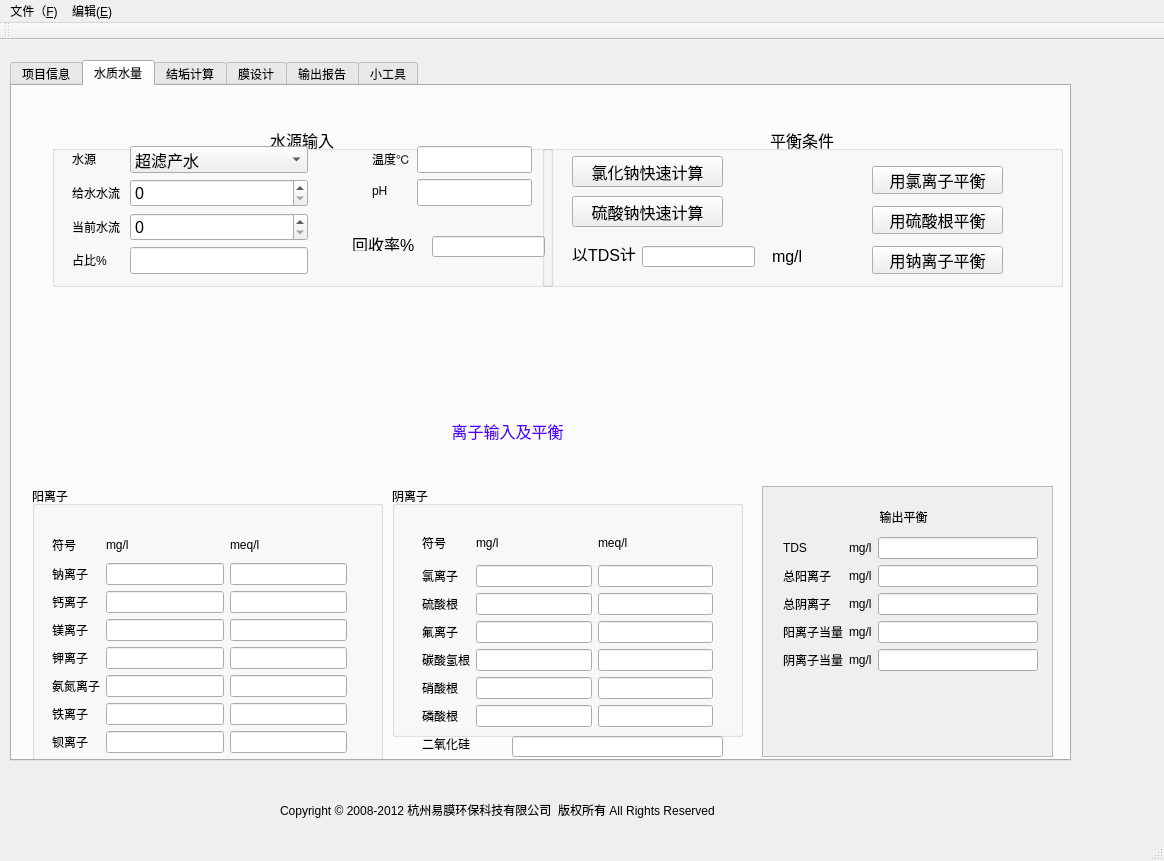
<?xml version="1.0" encoding="UTF-8"?>
<ui version="4.0">
 <class>MainWindow</class>
 <widget class="QMainWindow" name="MainWindow">
  <property name="geometry">
   <rect>
    <x>0</x>
    <y>0</y>
    <width>1164</width>
    <height>861</height>
   </rect>
  </property>
  <property name="windowTitle">
   <string>MainWindow</string>
  </property>
  <widget class="QWidget" name="centralwidget">
   <widget class="QTabWidget" name="tabWidget">
    <property name="geometry">
     <rect>
      <x>10</x>
      <y>20</y>
      <width>1061</width>
      <height>701</height>
     </rect>
    </property>
    <property name="currentIndex">
     <number>1</number>
    </property>
    <widget class="QWidget" name="tab">
     <attribute name="title">
      <string>项目信息</string>
     </attribute>
     <widget class="QLabel" name="label_44">
      <property name="geometry">
       <rect>
        <x>30</x>
        <y>530</y>
        <width>281</width>
        <height>141</height>
       </rect>
      </property>
      <property name="text">
       <string/>
      </property>
      <property name="pixmap">
       <pixmap resource="image.qrc">:/aaa/resource/logo.jpg</pixmap>
      </property>
     </widget>
     <widget class="QLineEdit" name="lineEdit_49">
      <property name="geometry">
       <rect>
        <x>370</x>
        <y>70</y>
        <width>441</width>
        <height>21</height>
       </rect>
      </property>
     </widget>
     <widget class="QLabel" name="label_45">
      <property name="geometry">
       <rect>
        <x>290</x>
        <y>70</y>
        <width>72</width>
        <height>15</height>
       </rect>
      </property>
      <property name="text">
       <string>项目名称</string>
      </property>
     </widget>
     <widget class="QTextEdit" name="textEdit">
      <property name="geometry">
       <rect>
        <x>380</x>
        <y>130</y>
        <width>431</width>
        <height>87</height>
       </rect>
      </property>
     </widget>
     <widget class="QLabel" name="label_46">
      <property name="geometry">
       <rect>
        <x>290</x>
        <y>160</y>
        <width>72</width>
        <height>15</height>
       </rect>
      </property>
      <property name="text">
       <string>描述</string>
      </property>
     </widget>
     <widget class="QDateEdit" name="dateEdit">
      <property name="geometry">
       <rect>
        <x>830</x>
        <y>610</y>
        <width>191</width>
        <height>22</height>
       </rect>
      </property>
      <property name="date">
       <date>
        <year>2019</year>
        <month>6</month>
        <day>13</day>
       </date>
      </property>
     </widget>
     <widget class="QLabel" name="label_47">
      <property name="geometry">
       <rect>
        <x>750</x>
        <y>610</y>
        <width>72</width>
        <height>15</height>
       </rect>
      </property>
      <property name="text">
       <string>日期</string>
      </property>
     </widget>
    </widget>
    <widget class="QWidget" name="tab_3">
     <attribute name="title">
      <string>水质水量</string>
     </attribute>
     <widget class="QGroupBox" name="groupBox">
      <property name="geometry">
       <rect>
        <x>40</x>
        <y>40</y>
        <width>501</width>
        <height>161</height>
       </rect>
      </property>
      <property name="font">
       <font>
        <pointsize>12</pointsize>
       </font>
      </property>
      <property name="title">
       <string>水源输入</string>
      </property>
      <property name="alignment">
       <set>Qt::AlignCenter</set>
      </property>
      <widget class="QWidget" name="formLayoutWidget">
       <property name="geometry">
        <rect>
         <x>20</x>
         <y>20</y>
         <width>236</width>
         <height>130</height>
        </rect>
       </property>
       <layout class="QFormLayout" name="formLayout">
        <item row="0" column="0">
         <widget class="QLabel" name="label_31">
          <property name="text">
           <string>&lt;html&gt;&lt;head/&gt;&lt;body&gt;&lt;p&gt;&lt;span style=&quot; font-size:9pt;&quot;&gt;水源&lt;/span&gt;&lt;/p&gt;&lt;/body&gt;&lt;/html&gt;</string>
          </property>
         </widget>
        </item>
        <item row="0" column="1">
         <widget class="QComboBox" name="comboBox">
          <item>
           <property name="text">
            <string>超滤产水</string>
           </property>
          </item>
          <item>
           <property name="text">
            <string>RO产水</string>
           </property>
          </item>
          <item>
           <property name="text">
            <string>地表水</string>
           </property>
          </item>
          <item>
           <property name="text">
            <string>砂滤微滤产水</string>
           </property>
          </item>
          <item>
           <property name="text">
            <string>海水</string>
           </property>
          </item>
          <item>
           <property name="text">
            <string>生化沉淀出水</string>
           </property>
          </item>
         </widget>
        </item>
        <item row="1" column="0">
         <widget class="QLabel" name="label_32">
          <property name="text">
           <string>&lt;html&gt;&lt;head/&gt;&lt;body&gt;&lt;p&gt;&lt;span style=&quot; font-size:9pt;&quot;&gt;给水水流 &lt;/span&gt;&lt;/p&gt;&lt;/body&gt;&lt;/html&gt;</string>
          </property>
         </widget>
        </item>
        <item row="1" column="1">
         <widget class="QSpinBox" name="spinBox"/>
        </item>
        <item row="2" column="0">
         <widget class="QLabel" name="label_33">
          <property name="text">
           <string>&lt;html&gt;&lt;head/&gt;&lt;body&gt;&lt;p&gt;&lt;span style=&quot; font-size:9pt;&quot;&gt;当前水流 &lt;/span&gt;&lt;/p&gt;&lt;/body&gt;&lt;/html&gt;</string>
          </property>
         </widget>
        </item>
        <item row="2" column="1">
         <widget class="QSpinBox" name="spinBox_2"/>
        </item>
        <item row="3" column="0">
         <widget class="QLabel" name="label_34">
          <property name="text">
           <string>&lt;html&gt;&lt;head/&gt;&lt;body&gt;&lt;p&gt;&lt;span style=&quot; font-size:9pt;&quot;&gt;占比%         &lt;/span&gt;&lt;/p&gt;&lt;/body&gt;&lt;/html&gt;</string>
          </property>
         </widget>
        </item>
        <item row="3" column="1">
         <widget class="QLineEdit" name="lineEdit_39"/>
        </item>
       </layout>
      </widget>
      <widget class="QWidget" name="formLayoutWidget_3">
       <property name="geometry">
        <rect>
         <x>320</x>
         <y>20</y>
         <width>160</width>
         <height>63</height>
        </rect>
       </property>
       <layout class="QFormLayout" name="formLayout_3">
        <item row="0" column="0">
         <widget class="QLabel" name="label_38">
          <property name="text">
           <string>&lt;html&gt;&lt;head/&gt;&lt;body&gt;&lt;p&gt;&lt;span style=&quot; font-size:9pt;&quot;&gt;温度℃&lt;/span&gt;&lt;/p&gt;&lt;/body&gt;&lt;/html&gt;</string>
          </property>
         </widget>
        </item>
        <item row="0" column="1">
         <widget class="QLineEdit" name="lineEdit_44"/>
        </item>
        <item row="1" column="0">
         <widget class="QLabel" name="label_39">
          <property name="text">
           <string>&lt;html&gt;&lt;head/&gt;&lt;body&gt;&lt;p&gt;&lt;span style=&quot; font-size:9pt;&quot;&gt;pH&lt;/span&gt;&lt;/p&gt;&lt;/body&gt;&lt;/html&gt;</string>
          </property>
         </widget>
        </item>
        <item row="1" column="1">
         <widget class="QLineEdit" name="lineEdit_45"/>
        </item>
       </layout>
      </widget>
      <widget class="QLabel" name="label_16">
       <property name="geometry">
        <rect>
         <x>300</x>
         <y>110</y>
         <width>72</width>
         <height>15</height>
        </rect>
       </property>
       <property name="text">
        <string>回收率%</string>
       </property>
      </widget>
      <widget class="QLineEdit" name="lineEdit_8">
       <property name="geometry">
        <rect>
         <x>380</x>
         <y>110</y>
         <width>113</width>
         <height>21</height>
        </rect>
       </property>
      </widget>
     </widget>
     <widget class="QGroupBox" name="groupBox_2">
      <property name="geometry">
       <rect>
        <x>530</x>
        <y>40</y>
        <width>521</width>
        <height>161</height>
       </rect>
      </property>
      <property name="font">
       <font>
        <pointsize>12</pointsize>
       </font>
      </property>
      <property name="title">
       <string>平衡条件</string>
      </property>
      <property name="alignment">
       <set>Qt::AlignCenter</set>
      </property>
      <widget class="QPushButton" name="pushButton">
       <property name="geometry">
        <rect>
         <x>330</x>
         <y>40</y>
         <width>131</width>
         <height>28</height>
        </rect>
       </property>
       <property name="text">
        <string>用氯离子平衡</string>
       </property>
      </widget>
      <widget class="QPushButton" name="pushButton_2">
       <property name="geometry">
        <rect>
         <x>330</x>
         <y>80</y>
         <width>131</width>
         <height>28</height>
        </rect>
       </property>
       <property name="text">
        <string>用硫酸根平衡</string>
       </property>
      </widget>
      <widget class="QLabel" name="label_40">
       <property name="geometry">
        <rect>
         <x>30</x>
         <y>120</y>
         <width>72</width>
         <height>15</height>
        </rect>
       </property>
       <property name="text">
        <string>以TDS计</string>
       </property>
      </widget>
      <widget class="QLineEdit" name="lineEdit_43">
       <property name="geometry">
        <rect>
         <x>100</x>
         <y>120</y>
         <width>113</width>
         <height>21</height>
        </rect>
       </property>
      </widget>
      <widget class="QPushButton" name="pushButton_5">
       <property name="geometry">
        <rect>
         <x>30</x>
         <y>30</y>
         <width>151</width>
         <height>31</height>
        </rect>
       </property>
       <property name="text">
        <string>氯化钠快速计算</string>
       </property>
      </widget>
      <widget class="QPushButton" name="pushButton_6">
       <property name="geometry">
        <rect>
         <x>30</x>
         <y>70</y>
         <width>151</width>
         <height>31</height>
        </rect>
       </property>
       <property name="text">
        <string>硫酸钠快速计算</string>
       </property>
      </widget>
      <widget class="QPushButton" name="pushButton_8">
       <property name="geometry">
        <rect>
         <x>330</x>
         <y>120</y>
         <width>131</width>
         <height>28</height>
        </rect>
       </property>
       <property name="text">
        <string>用钠离子平衡</string>
       </property>
      </widget>
      <widget class="QLabel" name="label_13">
       <property name="geometry">
        <rect>
         <x>230</x>
         <y>120</y>
         <width>51</width>
         <height>20</height>
        </rect>
       </property>
       <property name="text">
        <string>mg/l</string>
       </property>
      </widget>
     </widget>
     <widget class="QGroupBox" name="groupBox_5">
      <property name="geometry">
       <rect>
        <x>380</x>
        <y>400</y>
        <width>351</width>
        <height>251</height>
       </rect>
      </property>
      <property name="title">
       <string>阴离子</string>
      </property>
      <widget class="QWidget" name="gridLayoutWidget">
       <property name="geometry">
        <rect>
         <x>30</x>
         <y>40</y>
         <width>291</width>
         <height>201</height>
        </rect>
       </property>
       <layout class="QGridLayout" name="gridLayout">
        <item row="0" column="0">
         <widget class="QLabel" name="label_3">
          <property name="text">
           <string>符号</string>
          </property>
         </widget>
        </item>
        <item row="3" column="0">
         <widget class="QLabel" name="label_6">
          <property name="text">
           <string>氟离子</string>
          </property>
         </widget>
        </item>
        <item row="1" column="0">
         <widget class="QLabel" name="label_4">
          <property name="text">
           <string>氯离子</string>
          </property>
         </widget>
        </item>
        <item row="2" column="0">
         <widget class="QLabel" name="label_5">
          <property name="text">
           <string>硫酸根</string>
          </property>
         </widget>
        </item>
        <item row="5" column="0">
         <widget class="QLabel" name="label_8">
          <property name="text">
           <string>硝酸根</string>
          </property>
         </widget>
        </item>
        <item row="4" column="0">
         <widget class="QLabel" name="label_7">
          <property name="text">
           <string>碳酸氢根</string>
          </property>
         </widget>
        </item>
        <item row="6" column="0">
         <widget class="QLabel" name="label_9">
          <property name="text">
           <string>磷酸根</string>
          </property>
         </widget>
        </item>
        <item row="5" column="2">
         <widget class="QLineEdit" name="lineEdit_13"/>
        </item>
        <item row="3" column="1">
         <widget class="QLineEdit" name="lineEdit_4"/>
        </item>
        <item row="2" column="1">
         <widget class="QLineEdit" name="lineEdit_3"/>
        </item>
        <item row="6" column="1">
         <widget class="QLineEdit" name="lineEdit_7"/>
        </item>
        <item row="4" column="1">
         <widget class="QLineEdit" name="lineEdit_5"/>
        </item>
        <item row="1" column="1">
         <widget class="QLineEdit" name="lineEdit_2"/>
        </item>
        <item row="5" column="1">
         <widget class="QLineEdit" name="lineEdit_6"/>
        </item>
        <item row="6" column="2">
         <widget class="QLineEdit" name="lineEdit_14"/>
        </item>
        <item row="3" column="2">
         <widget class="QLineEdit" name="lineEdit_11"/>
        </item>
        <item row="1" column="2">
         <widget class="QLineEdit" name="lineEdit_9"/>
        </item>
        <item row="2" column="2">
         <widget class="QLineEdit" name="lineEdit_10"/>
        </item>
        <item row="4" column="2">
         <widget class="QLineEdit" name="lineEdit_12"/>
        </item>
        <item row="0" column="1">
         <widget class="QLabel" name="label_10">
          <property name="text">
           <string>mg/l</string>
          </property>
         </widget>
        </item>
        <item row="0" column="2">
         <widget class="QLabel" name="label_11">
          <property name="text">
           <string>meq/l</string>
          </property>
         </widget>
        </item>
       </layout>
      </widget>
     </widget>
     <widget class="QGroupBox" name="groupBox_6">
      <property name="geometry">
       <rect>
        <x>20</x>
        <y>400</y>
        <width>351</width>
        <height>281</height>
       </rect>
      </property>
      <property name="title">
       <string>阳离子</string>
      </property>
      <widget class="QWidget" name="gridLayoutWidget_3">
       <property name="geometry">
        <rect>
         <x>20</x>
         <y>46</y>
         <width>295</width>
         <height>221</height>
        </rect>
       </property>
       <layout class="QGridLayout" name="gridLayout_3">
        <item row="7" column="1">
         <widget class="QLineEdit" name="lineEdit"/>
        </item>
        <item row="1" column="0">
         <widget class="QLabel" name="label_23">
          <property name="text">
           <string>钠离子</string>
          </property>
         </widget>
        </item>
        <item row="3" column="1">
         <widget class="QLineEdit" name="lineEdit_27"/>
        </item>
        <item row="6" column="2">
         <widget class="QLineEdit" name="lineEdit_33"/>
        </item>
        <item row="3" column="2">
         <widget class="QLineEdit" name="lineEdit_34"/>
        </item>
        <item row="5" column="1">
         <widget class="QLineEdit" name="lineEdit_32"/>
        </item>
        <item row="2" column="1">
         <widget class="QLineEdit" name="lineEdit_28"/>
        </item>
        <item row="0" column="0">
         <widget class="QLabel" name="label_21">
          <property name="text">
           <string>符号</string>
          </property>
         </widget>
        </item>
        <item row="3" column="0">
         <widget class="QLabel" name="label_22">
          <property name="text">
           <string>镁离子</string>
          </property>
         </widget>
        </item>
        <item row="4" column="0">
         <widget class="QLabel" name="label_26">
          <property name="text">
           <string>钾离子</string>
          </property>
         </widget>
        </item>
        <item row="6" column="1">
         <widget class="QLineEdit" name="lineEdit_29"/>
        </item>
        <item row="6" column="0">
         <widget class="QLabel" name="label_27">
          <property name="text">
           <string>铁离子</string>
          </property>
         </widget>
        </item>
        <item row="5" column="0">
         <widget class="QLabel" name="label_25">
          <property name="text">
           <string>氨氮离子</string>
          </property>
         </widget>
        </item>
        <item row="5" column="2">
         <widget class="QLineEdit" name="lineEdit_26"/>
        </item>
        <item row="4" column="1">
         <widget class="QLineEdit" name="lineEdit_30"/>
        </item>
        <item row="2" column="0">
         <widget class="QLabel" name="label_24">
          <property name="text">
           <string>钙离子</string>
          </property>
         </widget>
        </item>
        <item row="1" column="1">
         <widget class="QLineEdit" name="lineEdit_31"/>
        </item>
        <item row="2" column="2">
         <widget class="QLineEdit" name="lineEdit_36"/>
        </item>
        <item row="0" column="1">
         <widget class="QLabel" name="label_28">
          <property name="text">
           <string>mg/l</string>
          </property>
         </widget>
        </item>
        <item row="1" column="2">
         <widget class="QLineEdit" name="lineEdit_35"/>
        </item>
        <item row="4" column="2">
         <widget class="QLineEdit" name="lineEdit_37"/>
        </item>
        <item row="7" column="0">
         <widget class="QLabel" name="label_30">
          <property name="text">
           <string>钡离子</string>
          </property>
         </widget>
        </item>
        <item row="7" column="2">
         <widget class="QLineEdit" name="lineEdit_38"/>
        </item>
        <item row="0" column="2">
         <widget class="QLabel" name="label_29">
          <property name="text">
           <string>meq/l</string>
          </property>
         </widget>
        </item>
       </layout>
      </widget>
     </widget>
     <widget class="QScrollArea" name="scrollArea">
      <property name="geometry">
       <rect>
        <x>750</x>
        <y>400</y>
        <width>291</width>
        <height>271</height>
       </rect>
      </property>
      <property name="widgetResizable">
       <bool>true</bool>
      </property>
      <widget class="QWidget" name="scrollAreaWidgetContents">
       <property name="geometry">
        <rect>
         <x>0</x>
         <y>0</y>
         <width>289</width>
         <height>269</height>
        </rect>
       </property>
       <widget class="QWidget" name="formLayoutWidget_2">
        <property name="geometry">
         <rect>
          <x>20</x>
          <y>50</y>
          <width>255</width>
          <height>135</height>
         </rect>
        </property>
        <layout class="QGridLayout" name="gridLayout_2">
         <item row="2" column="0">
          <widget class="QLabel" name="label_37">
           <property name="text">
            <string>总阴离子</string>
           </property>
          </widget>
         </item>
         <item row="0" column="0">
          <widget class="QLabel" name="label_35">
           <property name="text">
            <string>TDS</string>
           </property>
          </widget>
         </item>
         <item row="0" column="2">
          <widget class="QLineEdit" name="lineEdit_40"/>
         </item>
         <item row="1" column="0">
          <widget class="QLabel" name="label_36">
           <property name="text">
            <string>总阳离子</string>
           </property>
          </widget>
         </item>
         <item row="1" column="2">
          <widget class="QLineEdit" name="lineEdit_41"/>
         </item>
         <item row="2" column="2">
          <widget class="QLineEdit" name="lineEdit_42"/>
         </item>
         <item row="3" column="0">
          <widget class="QLabel" name="label_41">
           <property name="text">
            <string>阳离子当量</string>
           </property>
          </widget>
         </item>
         <item row="3" column="2">
          <widget class="QLineEdit" name="lineEdit_46"/>
         </item>
         <item row="4" column="2">
          <widget class="QLineEdit" name="lineEdit_47"/>
         </item>
         <item row="4" column="0">
          <widget class="QLabel" name="label_42">
           <property name="text">
            <string>阴离子当量</string>
           </property>
          </widget>
         </item>
         <item row="0" column="1">
          <widget class="QLabel" name="label_18">
           <property name="text">
            <string>mg/l</string>
           </property>
          </widget>
         </item>
         <item row="1" column="1">
          <widget class="QLabel" name="label_19">
           <property name="text">
            <string>mg/l</string>
           </property>
          </widget>
         </item>
         <item row="2" column="1">
          <widget class="QLabel" name="label_20">
           <property name="text">
            <string>mg/l</string>
           </property>
          </widget>
         </item>
         <item row="3" column="1">
          <widget class="QLabel" name="label_48">
           <property name="text">
            <string>mg/l</string>
           </property>
          </widget>
         </item>
         <item row="4" column="1">
          <widget class="QLabel" name="label_49">
           <property name="text">
            <string>mg/l</string>
           </property>
          </widget>
         </item>
        </layout>
       </widget>
       <widget class="QLabel" name="label_12">
        <property name="geometry">
         <rect>
          <x>60</x>
          <y>20</y>
          <width>161</width>
          <height>20</height>
         </rect>
        </property>
        <property name="text">
         <string>输出平衡</string>
        </property>
        <property name="alignment">
         <set>Qt::AlignCenter</set>
        </property>
       </widget>
      </widget>
     </widget>
     <widget class="QLabel" name="label_43">
      <property name="geometry">
       <rect>
        <x>410</x>
        <y>650</y>
        <width>72</width>
        <height>15</height>
       </rect>
      </property>
      <property name="text">
       <string>二氧化硅</string>
      </property>
     </widget>
     <widget class="QLineEdit" name="lineEdit_48">
      <property name="geometry">
       <rect>
        <x>500</x>
        <y>650</y>
        <width>211</width>
        <height>21</height>
       </rect>
      </property>
     </widget>
     <widget class="QLabel" name="label_17">
      <property name="geometry">
       <rect>
        <x>50</x>
        <y>330</y>
        <width>891</width>
        <height>31</height>
       </rect>
      </property>
      <property name="text">
       <string>&lt;html&gt;&lt;head/&gt;&lt;body&gt;&lt;p&gt;&lt;span style=&quot; font-size:12pt; color:#5500ff;&quot;&gt;离子输入及平衡&lt;/span&gt;&lt;/p&gt;&lt;/body&gt;&lt;/html&gt;</string>
      </property>
      <property name="alignment">
       <set>Qt::AlignCenter</set>
      </property>
     </widget>
    </widget>
    <widget class="QWidget" name="tab_4">
     <attribute name="title">
      <string>结垢计算</string>
     </attribute>
     <widget class="QTextEdit" name="textEdit_3">
      <property name="geometry">
       <rect>
        <x>140</x>
        <y>70</y>
        <width>831</width>
        <height>611</height>
       </rect>
      </property>
     </widget>
     <widget class="QLabel" name="label_14">
      <property name="geometry">
       <rect>
        <x>480</x>
        <y>35</y>
        <width>121</width>
        <height>31</height>
       </rect>
      </property>
      <property name="font">
       <font>
        <pointsize>12</pointsize>
       </font>
      </property>
      <property name="text">
       <string>结垢结果分析</string>
      </property>
     </widget>
    </widget>
    <widget class="QWidget" name="tab_5">
     <attribute name="title">
      <string>膜设计</string>
     </attribute>
     <widget class="QPushButton" name="pushButton_11">
      <property name="geometry">
       <rect>
        <x>50</x>
        <y>100</y>
        <width>93</width>
        <height>28</height>
       </rect>
      </property>
      <property name="text">
       <string>PushButton</string>
      </property>
     </widget>
     <widget class="QLabel" name="label_15">
      <property name="geometry">
       <rect>
        <x>340</x>
        <y>160</y>
        <width>191</width>
        <height>151</height>
       </rect>
      </property>
      <property name="text">
       <string>TextLabel</string>
      </property>
     </widget>
    </widget>
    <widget class="QWidget" name="tab_2">
     <attribute name="title">
      <string>输出报告</string>
     </attribute>
     <widget class="QTextEdit" name="textEdit_2">
      <property name="geometry">
       <rect>
        <x>180</x>
        <y>120</y>
        <width>741</width>
        <height>451</height>
       </rect>
      </property>
     </widget>
     <widget class="QPushButton" name="pushButton_10">
      <property name="geometry">
       <rect>
        <x>40</x>
        <y>120</y>
        <width>93</width>
        <height>28</height>
       </rect>
      </property>
      <property name="text">
       <string>PushButton</string>
      </property>
     </widget>
    </widget>
    <widget class="QWidget" name="tab_6">
     <attribute name="title">
      <string>小工具</string>
     </attribute>
     <widget class="QPushButton" name="pushButton_3">
      <property name="geometry">
       <rect>
        <x>90</x>
        <y>110</y>
        <width>93</width>
        <height>28</height>
       </rect>
      </property>
      <property name="text">
       <string>换热计算</string>
      </property>
     </widget>
     <widget class="QPushButton" name="pushButton_4">
      <property name="geometry">
       <rect>
        <x>90</x>
        <y>150</y>
        <width>93</width>
        <height>28</height>
       </rect>
      </property>
      <property name="text">
       <string>调节ph计算</string>
      </property>
     </widget>
     <widget class="QPushButton" name="pushButton_7">
      <property name="geometry">
       <rect>
        <x>90</x>
        <y>190</y>
        <width>93</width>
        <height>28</height>
       </rect>
      </property>
      <property name="text">
       <string>软化计算</string>
      </property>
     </widget>
     <widget class="QPushButton" name="pushButton_9">
      <property name="geometry">
       <rect>
        <x>90</x>
        <y>230</y>
        <width>93</width>
        <height>28</height>
       </rect>
      </property>
      <property name="text">
       <string>MVR计算</string>
      </property>
     </widget>
    </widget>
   </widget>
   <widget class="QLabel" name="label">
    <property name="geometry">
     <rect>
      <x>10</x>
      <y>740</y>
      <width>201</width>
      <height>51</height>
     </rect>
    </property>
    <property name="text">
     <string/>
    </property>
    <property name="pixmap">
     <pixmap resource="image.qrc">:/aaa/resource/emem_logo2.jpg</pixmap>
    </property>
   </widget>
   <widget class="QLabel" name="label_2">
    <property name="geometry">
     <rect>
      <x>280</x>
      <y>760</y>
      <width>621</width>
      <height>20</height>
     </rect>
    </property>
    <property name="text">
     <string>Copyright © 2008-2012 杭州易膜环保科技有限公司  版权所有 All Rights Reserved </string>
    </property>
   </widget>
  </widget>
  <widget class="QMenuBar" name="menubar">
   <property name="geometry">
    <rect>
     <x>0</x>
     <y>0</y>
     <width>1164</width>
     <height>26</height>
    </rect>
   </property>
   <widget class="QMenu" name="menu">
    <property name="title">
     <string>文件（&amp;F)</string>
    </property>
    <addaction name="actionOpen"/>
    <addaction name="actionNew"/>
    <addaction name="actionClose"/>
   </widget>
   <widget class="QMenu" name="menu_2">
    <property name="title">
     <string>编辑(&amp;E)</string>
    </property>
   </widget>
   <addaction name="menu"/>
   <addaction name="menu_2"/>
  </widget>
  <widget class="QStatusBar" name="statusbar"/>
  <widget class="QToolBar" name="toolBar">
   <property name="windowTitle">
    <string>toolBar</string>
   </property>
   <attribute name="toolBarArea">
    <enum>TopToolBarArea</enum>
   </attribute>
   <attribute name="toolBarBreak">
    <bool>false</bool>
   </attribute>
  </widget>
  <action name="actionOpen">
   <property name="text">
    <string>open</string>
   </property>
   <property name="shortcut">
    <string>Alt+O</string>
   </property>
  </action>
  <action name="actionNew">
   <property name="text">
    <string>new</string>
   </property>
   <property name="shortcut">
    <string>Alt+N</string>
   </property>
  </action>
  <action name="actionClose">
   <property name="text">
    <string>close</string>
   </property>
   <property name="shortcut">
    <string>Alt+C</string>
   </property>
  </action>
 </widget>
 <resources>
  <include location="image.qrc"/>
 </resources>
 <connections/>
</ui>
